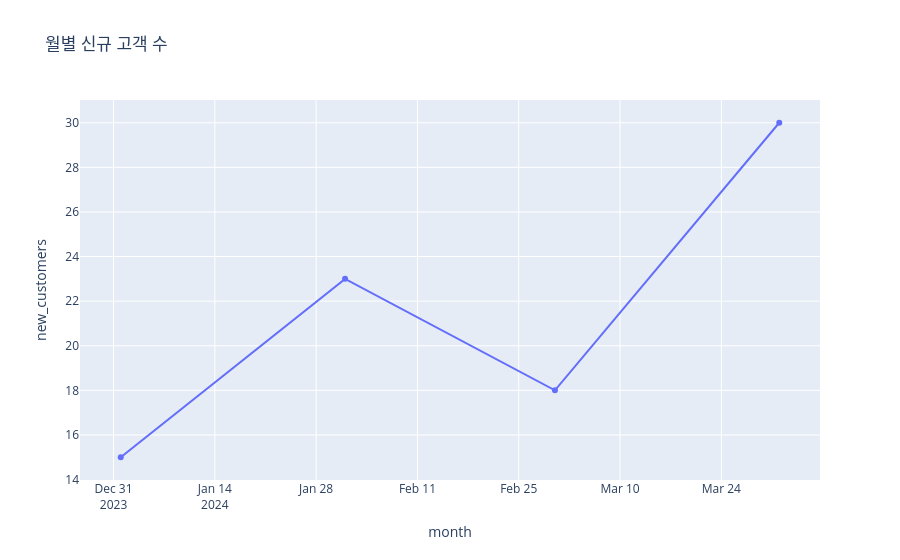

Notebook code cell kept with this figure:
### Markdown cell above
# 선그래프

시간흐름, 추세 분석  x축이 시계열

### Code cell
import plotly.express as px
import pandas as pd

# 샘플 데이터
df = pd.DataFrame({
    'month': ['2024-01', '2024-02', '2024-03', '2024-04'],
    'new_customers': [15, 23, 18, 30]
})

# 선 그래프
fig = px.line(
    df,
    x='month',
    y='new_customers',
    title='월별 신규 고객 수',
    markers=True  # 데이터 포인트에 마커 표시
)

fig.show()

### Figure 1 — Plotly figure (JSON) as saved in the notebook; plotly's stock layout.template omitted (floating-point values rounded to 4 significant figures)
{"data": [{"hovertemplate": "month=%{x}<br>new_customers=%{y}<extra></extra>", "legendgroup": "", "line": {"color": "#636efa", "dash": "solid"}, "marker": {"symbol": "circle"}, "mode": "lines+markers", "name": "", "orientation": "v", "showlegend": false, "type": "scatter", "x": ["2024-01", "2024-02", "2024-03", "2024-04"], "xaxis": "x", "y": [15, 23, 18, 30], "yaxis": "y"}], "layout": {"legend": {"tracegroupgap": 0}, "title": {"text": "월별 신규 고객 수"}, "xaxis": {"anchor": "y", "domain": [0, 1], "title": {"text": "month"}}, "yaxis": {"anchor": "x", "domain": [0, 1], "title": {"text": "new_customers"}}}}
